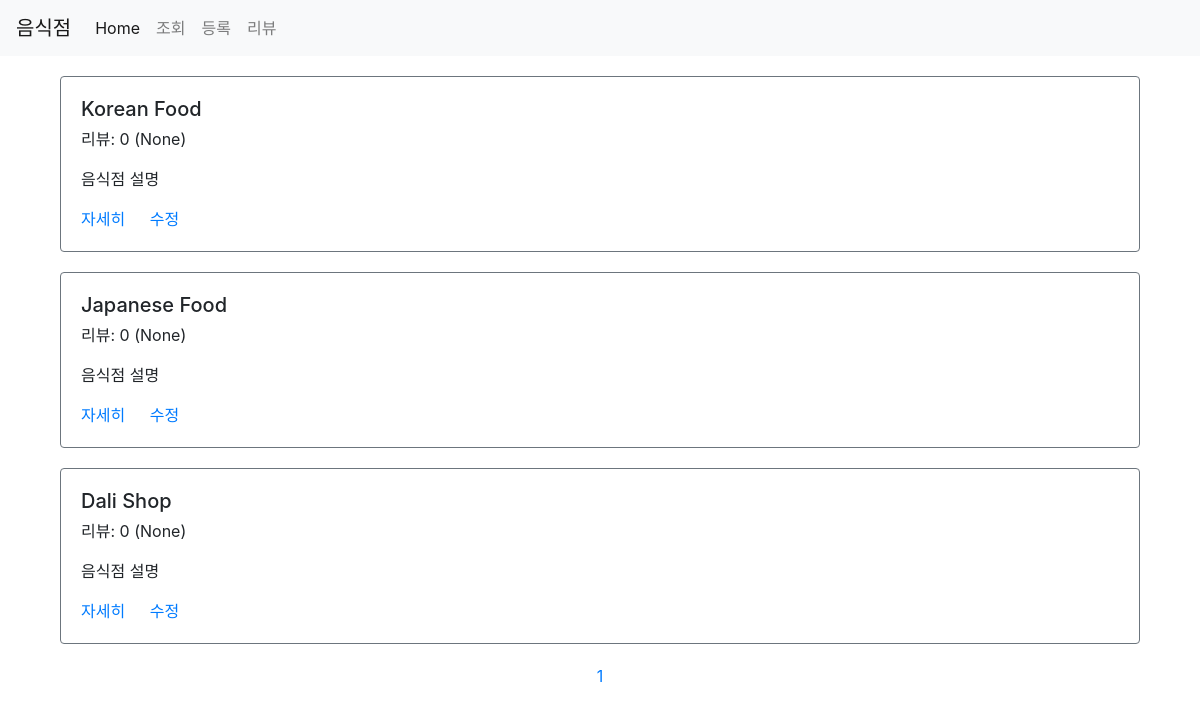
/third/list/, run on an earlier commit of the app's database.
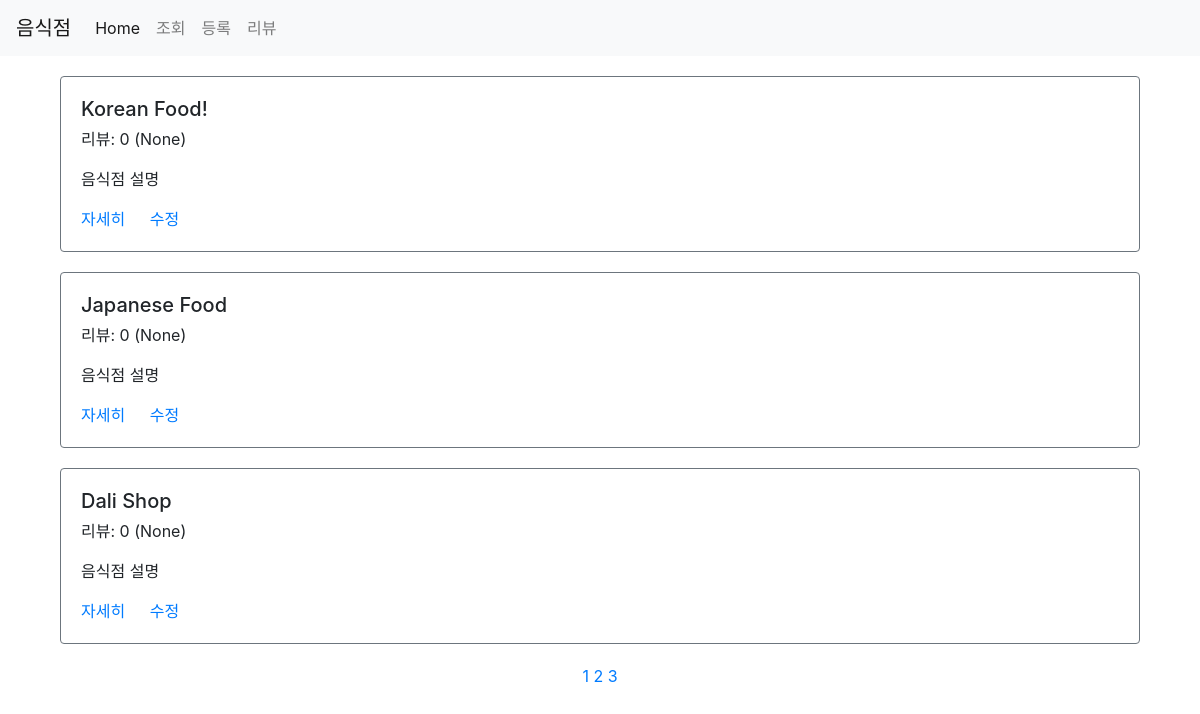
And on a later commit of the database.
### third/models.py (models this page shows)
class Restaurant(models.Model):
    name = models.CharField(max_length=30)
    address = models.CharField(max_length=200)
    password = models.CharField(max_length=20, default=None, null=True)
    image = models.CharField(max_length=500, default=None, null=True)
    created_at = models.DateTimeField(auto_now_add=True)
    updated_at = models.DateTimeField(auto_now=True)

### third/views.py (the view)
# urls.py: path('list/', views.list, name="list"),
def list(request):
    restaurants = Restaurant.objects.all().annotate(reviews_count=Count('review')).annotate(average_point=Avg('review__point'))
    paginator = Paginator(restaurants, 3)
    page = request.GET.get('page')
    items = paginator.get_page(page)
    pages = range(1,items.paginator.num_pages+1);
    context ={
        'restaurants': items,
        'page': pages,
    }
    return render(request, 'third/list.html',context)

### third/templates/third/list.html (shortened to what this page needs)
{% extends 'third/base.html' %}
{% load static %}
{% block content %}
<div class="container">
    {% for item in restaurants %}
    <div class="row restaurant-item" style="margin:20px auto;">
        <div class="col-sm-12">
            <div class="card border-secondary">
                <div class="card-body">
                    <h5 class="card-title">{{ item.name }}</h5>
                    <p class="card-text">리뷰: {{ item.reviews_count }} ({{ item.average_point }})</p>
                    <p class="card-text">음식점 설명</p>
                    <a href="{% url 'restaurant-detail' id=item.id %}" class="card-link">자세히</a>
                    <a href="{% url 'restaurant-update' %}?id={{ item.id }}" class="card-link">수정</a>
                </div>
            </div>
        </div>
    </div>
    {% endfor %}
    <div class="row">
        <div class="col-sm-12 text-center">
            <div class="pagination">
                <span class="step-links text-center" style="width:100%;">
                    {% for p in page %}
                        <a href="?page={{ p }}">{{ p }}</a>
                    {% endfor %}
                </span>
            </div>
        </div>
    </div>
</div>
{% endblock %}

What changed in the data, as far as the page shows it:
changed Restaurant: name "Korean Food" → "Korean Food!"
Also different on the page:
new list line: "2"
new list line: "3"
